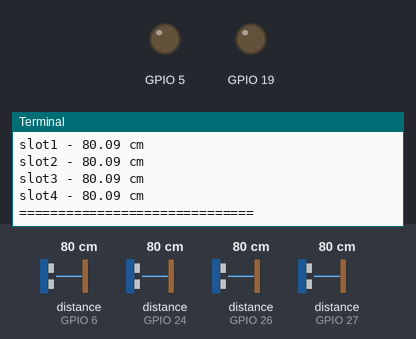
The program below on a simulated Raspberry Pi (BCM pin numbers). Parts: output pins drawn as LEDs (lit = HIGH), the last lines printed to the terminal. Inputs (shaded band) come from the test bench; at power-on: distance to the obstacle (sensors on GPIO 6, GPIO 24, GPIO 26, GPIO 27) 80 cm. The echo pulse lasts 58.3 µs per cm; no MQTT or app messages arrive unless stated; the clock reads 2024-03-15 10:24:30 at power-on unless the program sets it; pins used as bus, display or sensor lines are not drawn.

Above: at 1.3 s.
1.4 s: distance to the obstacle (sensor on GPIO 6) set to 2 cm
At 4.14 s:
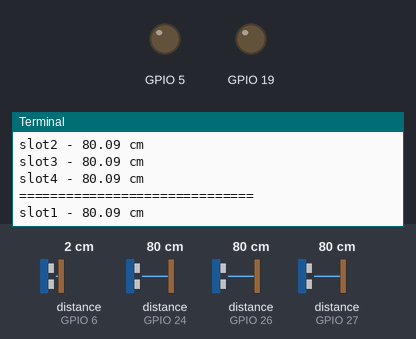
6.1 s: distance to the obstacle (sensor on GPIO 24) set to 2 cm
At 9.2 s:
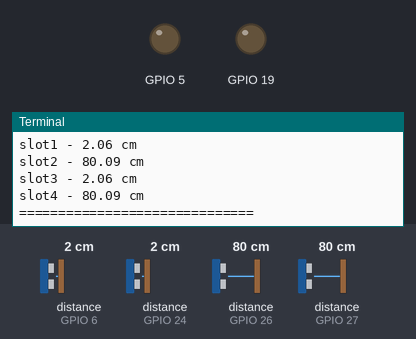
10.8 s: distance to the obstacle (sensor on GPIO 26) set to 2 cm
At 13.7 s:
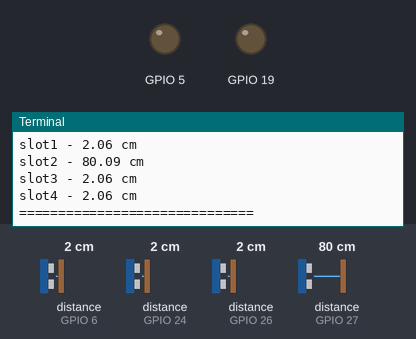
15.5 s: distance to the obstacle (sensor on GPIO 27) set to 2 cm
At 15.58 s:
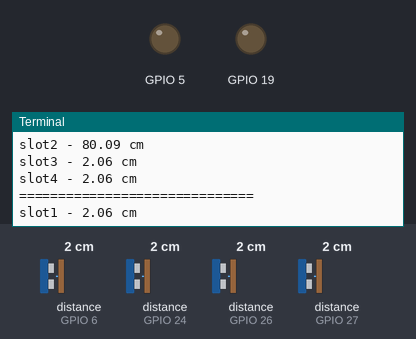
20.2 s: distance to the obstacle (sensor on GPIO 6) set to 4 cm
At 24.2 s:
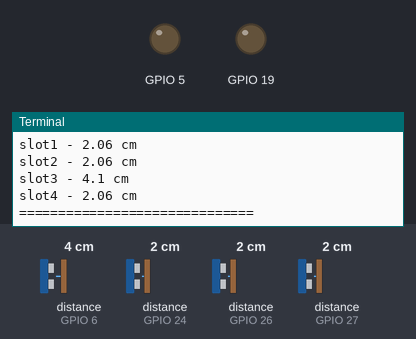
24.9 s: distance to the obstacle (sensor on GPIO 24) set to 4 cm
At 27.0 s:
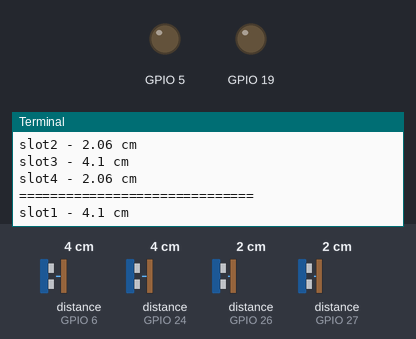
Timing chart, 0 to 28.5 s (numbered marks = the images above; inputs shaded):
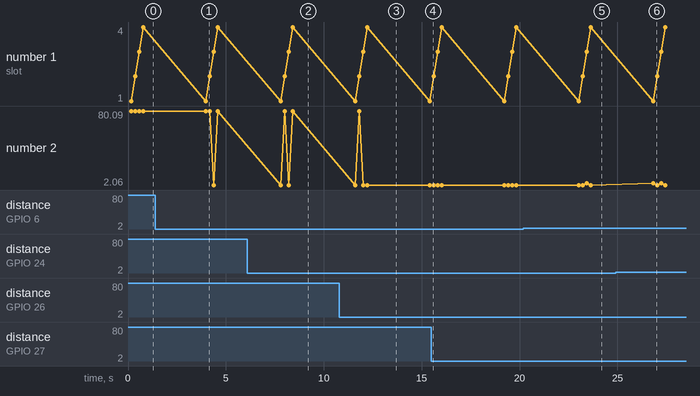

Measured:
- after the input at 6.1 s, the terminal: prints a new line after 1.7 s (image 2)
- after the input at 10.8 s, the terminal: prints a new line after 1.4 s (image 3)
- after the input at 20.2 s, the terminal: prints a new line after 3.2 s (image 5)
- after the input at 24.9 s, the terminal: prints a new line after 1.9 s (image 6)

The program:

iot_backup.py
```python
import time
import paho.mqtt.client as mqtt
import RPi.GPIO as GPIO

# Daftar sensor: [(TRIG, ECHO, slot_number)]
sensors = [
    (23, 24, "slot1"),
    (17, 27, "slot2"),
    (5, 6, "slot3"),
    (19, 26, "slot4")
]

GPIO.setmode(GPIO.BCM)

broker_address = ""  # IP Laptop
client = mqtt.Client("")
client.connect(broker_address, 1883, 60)


# Setup semua pin
for trig, echo, _ in sensors:
    GPIO.setup(trig, GPIO.OUT)
    GPIO.setup(echo, GPIO.IN)

def get_distance(trig, echo):
    GPIO.output(trig, True)
    time.sleep(0.00001)
    GPIO.output(trig, False)

    while GPIO.input(echo) == 0:
        pulse_start = time.time()
    while GPIO.input(echo) == 1:
        pulse_end = time.time()

    pulse_duration = pulse_end - pulse_start
    return round(pulse_duration * 17150, 2)

try:
    while True:
        for trig, echo, slot_topic in sensors:
            distance = get_distance(trig, echo)
            print(f"{slot_topic} - {distance} cm")
            client.publish(f"parkir/{slot_topic}", str(distance))
            time.sleep(0.2)  # Delay antar-sensor
        print("="*30)
        time.sleep(3)  # Delay antar-siklus

except KeyboardInterrupt:
    GPIO.cleanup()
```
